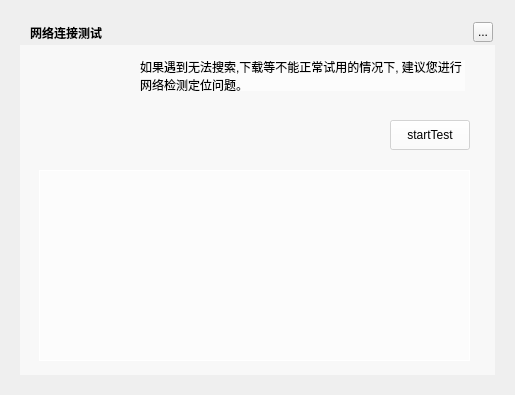
<?xml version="1.0" encoding="UTF-8"?>
<ui version="4.0">
 <class>MusicNetworkConnectionTestWidget</class>
 <widget class="QWidget" name="MusicNetworkConnectionTestWidget">
  <property name="geometry">
   <rect>
    <x>0</x>
    <y>0</y>
    <width>515</width>
    <height>395</height>
   </rect>
  </property>
  <property name="windowTitle">
   <string>网络连接测试</string>
  </property>
  <widget class="QLabel" name="background">
   <property name="geometry">
    <rect>
     <x>20</x>
     <y>20</y>
     <width>475</width>
     <height>355</height>
    </rect>
   </property>
   <property name="text">
    <string/>
   </property>
  </widget>
  <widget class="QLabel" name="topTitleName">
   <property name="geometry">
    <rect>
     <x>30</x>
     <y>20</y>
     <width>171</width>
     <height>25</height>
    </rect>
   </property>
   <property name="styleSheet">
    <string notr="true">color:&quot;#FFFFFF&quot;;font-weight:bold</string>
   </property>
   <property name="text">
    <string>网络连接测试</string>
   </property>
  </widget>
  <widget class="QToolButton" name="topTitleCloseButton">
   <property name="geometry">
    <rect>
     <x>473</x>
     <y>22</y>
     <width>20</width>
     <height>20</height>
    </rect>
   </property>
   <property name="text">
    <string>...</string>
   </property>
  </widget>
  <widget class="QWidget" name="backgroundMask" native="true">
   <property name="geometry">
    <rect>
     <x>20</x>
     <y>45</y>
     <width>475</width>
     <height>330</height>
    </rect>
   </property>
   <property name="styleSheet">
    <string notr="true">background:rgba(255,255,255,150)</string>
   </property>
   <widget class="QLabel" name="textLabel">
    <property name="geometry">
     <rect>
      <x>120</x>
      <y>15</y>
      <width>325</width>
      <height>31</height>
     </rect>
    </property>
    <property name="text">
     <string>如果遇到无法搜索,下载等不能正常试用的情况下, 建议您进行网络检测定位问题。</string>
    </property>
    <property name="wordWrap">
     <bool>true</bool>
    </property>
   </widget>
   <widget class="QGroupBox" name="groupBox">
    <property name="geometry">
     <rect>
      <x>19</x>
      <y>125</y>
      <width>431</width>
      <height>191</height>
     </rect>
    </property>
    <property name="styleSheet">
     <string notr="true">QGroupBox{border:1px solid #FFF;}</string>
    </property>
    <property name="title">
     <string/>
    </property>
    <layout class="QVBoxLayout" name="verticalLayout"/>
   </widget>
   <widget class="QPushButton" name="startButton">
    <property name="geometry">
     <rect>
      <x>370</x>
      <y>75</y>
      <width>80</width>
      <height>30</height>
     </rect>
    </property>
    <property name="text">
     <string>startTest</string>
    </property>
   </widget>
  </widget>
  <widget class="MusicGifLabelWidget" name="iconLabel">
   <property name="geometry">
    <rect>
     <x>40</x>
     <y>60</y>
     <width>93</width>
     <height>93</height>
    </rect>
   </property>
   <property name="styleSheet">
    <string notr="true"/>
   </property>
   <property name="text">
    <string/>
   </property>
  </widget>
  <zorder>background</zorder>
  <zorder>backgroundMask</zorder>
  <zorder>topTitleName</zorder>
  <zorder>topTitleCloseButton</zorder>
  <zorder>iconLabel</zorder>
 </widget>
 <customwidgets>
  <customwidget>
   <class>MusicGifLabelWidget</class>
   <extends>QLabel</extends>
   <header>musicgiflabelwidget.h</header>
  </customwidget>
 </customwidgets>
 <resources/>
 <connections/>
</ui>
